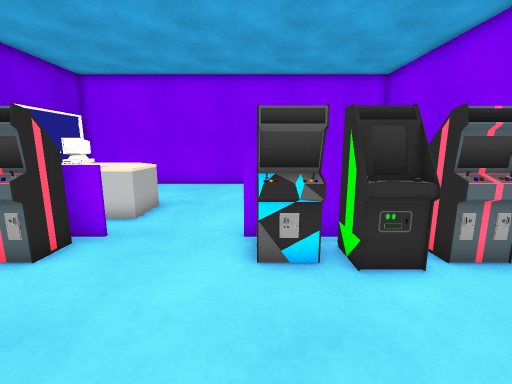
view 1 (above)

16 first-person views from a walk through a scene from a Unity 3-D project. The camera is 1.2 m above the floor, tilts 10° down and sees 90° across. The floor is counted in squares, 0.5 m on a side. Each view is taken from the middle of a square. On the plan, view 1 faces up. The plan holds only what a view shows up to about 17 squares ahead; the rest is blank. Some surface patterns are stand-ins.

view 2
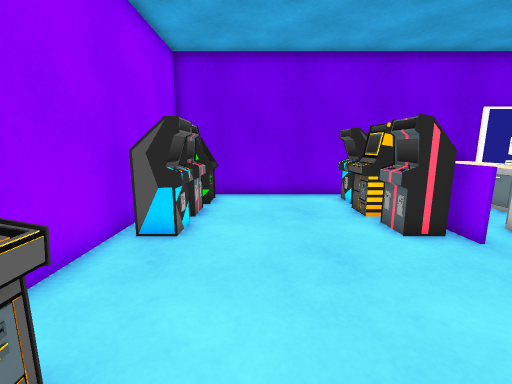

view 3
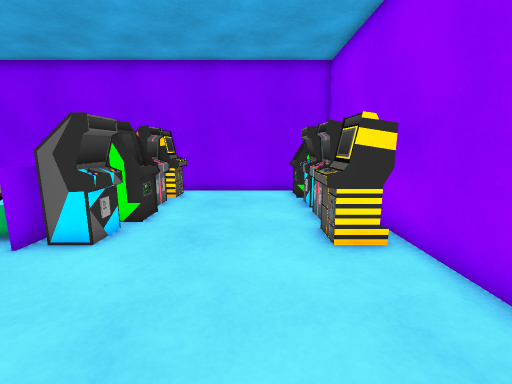

view 4
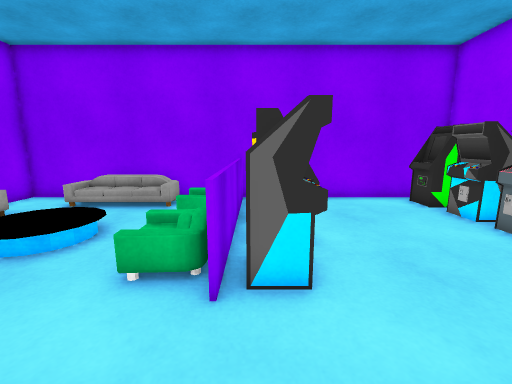

view 5
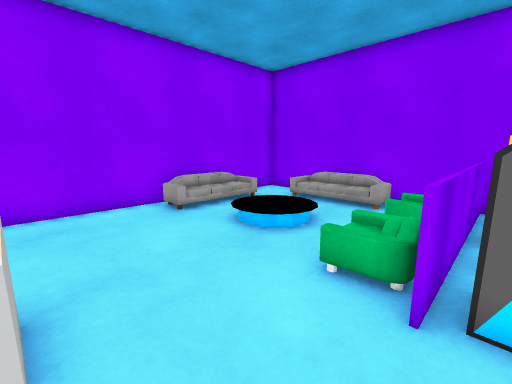

view 6
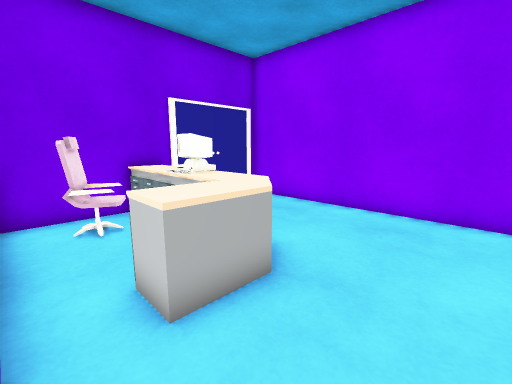

view 7
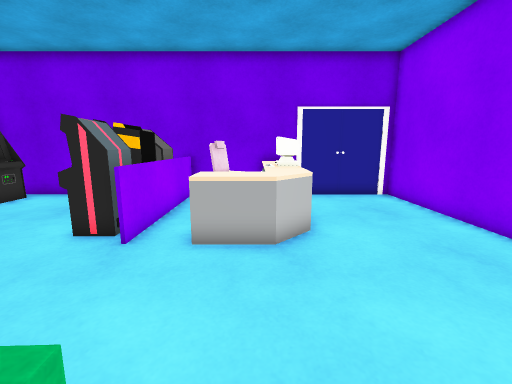

view 8
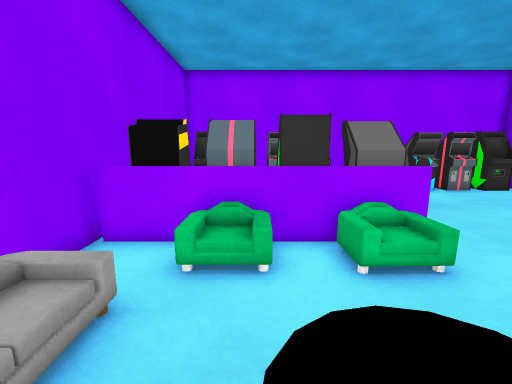

view 9
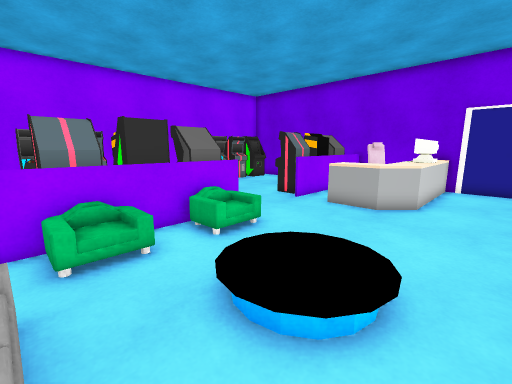

view 10
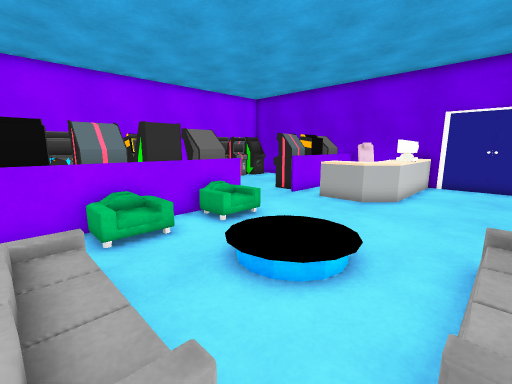

view 11
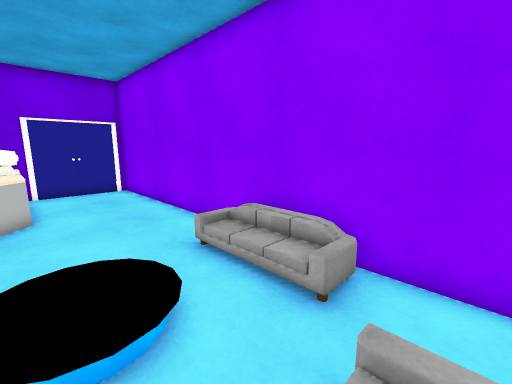

view 12
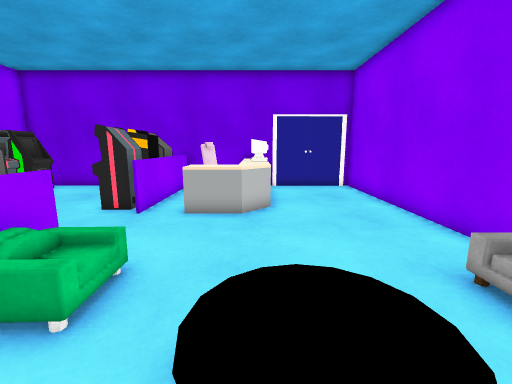

view 13
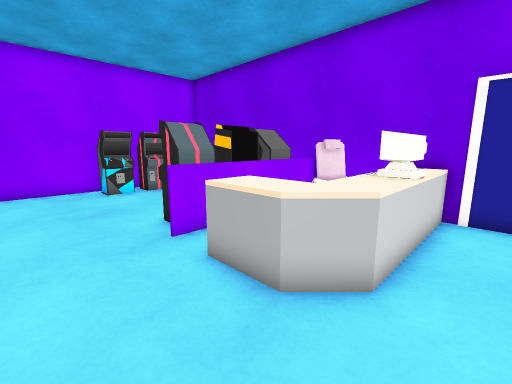

view 14
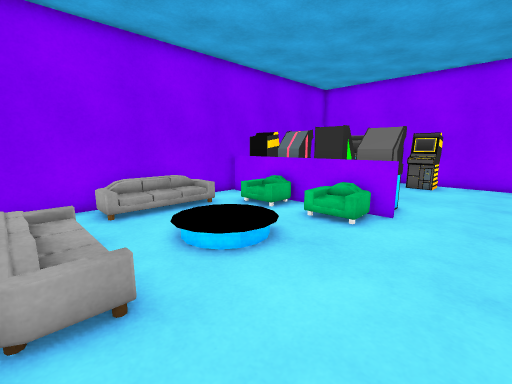

view 15
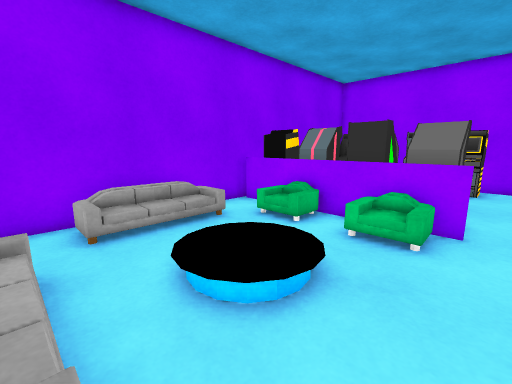

view 16
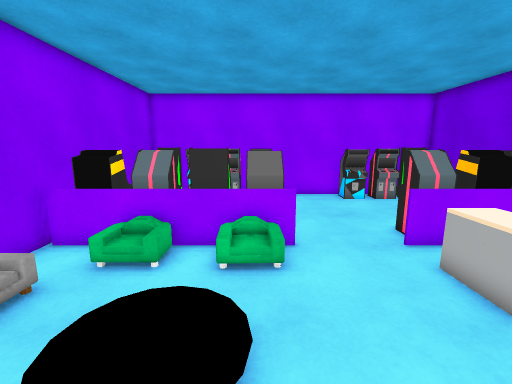

### Floor plan
Key: @ floor where view 1 was taken; # wall or solid block; . main floor; : floor 0.25 m higher than the main floor; / step, stairs or slope; = window, fence, low wall or low ledge; O other object.
Columns run from 11 left of view 1 to 8 right of it. Each row starts with its distance up from view 1.
 17 ####################
 16 #.........../   /..#
 15 #.........../////..#
 14 #..................#
 13 #............//..//#
 12 #OOOOOO...../::/.//#
 11 #OOOOOOO..../::/.//#
 10 #OOOOOOO.....//..//O
  9 #OO...OO...........#
  8 #OO...OO....OO.OO..#
  7 #=======...=#======#
  6 #OOOOOO....OOOOOOOO#
  5 #OOOOOO....OOOOOOOO#
  4 #..................#
  3 #..................#
  2 #..................#
  1 #..................#
  0 #..........@.......#
 -1 #OOOOOO....OOOOOOOO#
 -2 #OOOOOO....OOOOOOOO#
 -3 ####################

Where each view was taken, in squares from view 1:
view 1: 0 up, 0 right, facing up
view 2: 1 up, 2 right, facing left
view 3: 1 up, 6 left, facing right
view 4: 6 up, 4 left, facing right
view 5: 6 up, 4 left, facing up-right
view 6: 7 up, 1 left, facing up-left
view 7: 10 up, 2 right, facing left
view 8: 13 up, 4 right, facing down
view 9: 14 up, 6 right, facing down-left
view 10: 15 up, 7 right, facing down-left
view 11: 11 up, 7 right, facing up-left
view 12: 11 up, 5 right, facing left
view 13: 13 up, 1 left, facing down-left
view 14: 16 up, 3 left, facing down-right
view 15: 15 up, 1 left, facing down-right
view 16: 15 up, 1 right, facing down
